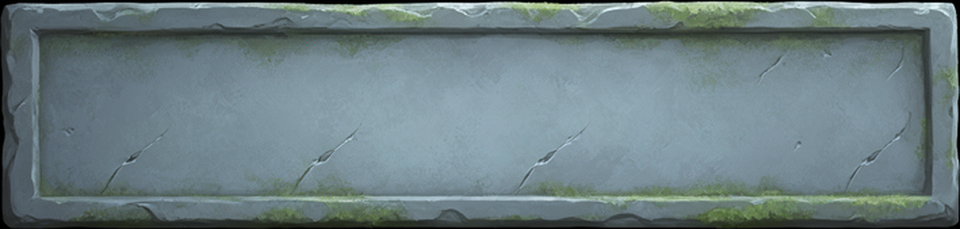
#> input picture App/Assets/Art/Panels/panel_stone.png, 960 x 229 px, found by its file name
$ python bake_store_rows.py
#> lines starting #> are read from the running program, lines starting #| are printed output that depends on the picture
# Bakes each store item's Name/Description/Price directly onto its own copy
# of the stone slab, one PNG per item per language (fixed catalog in
# StoreDatabase.cs - same "static content set, bake once" reasoning already
# used for enemy/player cards and the gem buttons). Sized generously per
# "hard to read on a phone" feedback on the old runtime-Text sizes - err
# larger, since a screenshot on a monitor reads bigger than the same pixels
# on a small handheld screen.
from PIL import Image, ImageDraw, ImageFont
import os

STONE_PATH = r"C:\Dev\Baraja\App\Assets\Art\Panels\panel_stone.png"
TITLE_FONT_PATH = r"C:\Dev\Baraja\App\Assets\Fonts\CinzelDecorative-Bold.ttf"
BODY_FONT_PATH = r"C:\Dev\Baraja\App\Assets\Fonts\CrimsonText-SemiBold.ttf"
OUT_DIR = r"C:\Dev\Baraja\design\store_rows_baked"

# Baked at 2x the on-screen display size (960x229) so the text stays crisp
# on a high-DPI phone screen instead of upscaling a 1:1-resolution bake.
SCALE = 2
CANVAS_W, CANVAS_H = 960 * SCALE, 229 * SCALE
DARK_TEXT = (30, 28, 28)
DESC_TEXT = (60, 56, 56)
PRICE_TEXT = (140, 97, 13)

# Right column (x >= 680) is reserved for the runtime Buy button, which sits
# on top of this baked image at runtime, vertically centered right side -
# Price bakes into the strip above it instead of colliding with it.
LEFT_MARGIN = 50 * SCALE
LEFT_MAX_W = 610 * SCALE   # name/desc column width
PRICE_RIGHT = 910 * SCALE  # matches the Buy button's own right edge (anchoredPosition -50)
PRICE_TOP = 20 * SCALE     # clear of the stone's carved top border (measured: $ ascender clipped at 8)
PRICE_MAX_H = 38 * SCALE   # still clears the Buy button's top edge (~63px down) with margin

ITEMS = [
    dict(id="remove_ads", price_es="$2.99", price_en="$2.99",
         name_es="Quitar Anuncios", name_en="Remove Ads",
         desc_es="Elimina todos los anuncios para siempre.",
         desc_en="Turns off all ads, forever."),
    dict(id="petals_small", price_es="$0.99", price_en="$0.99",
         name_es="Bolsa de Pétalos Pequeña", name_en="Small Petal Pouch",
         desc_es="100 Pétalos de Cempasúchil.", desc_en="100 Marigold Petals."),
    dict(id="petals_medium", price_es="$4.99", price_en="$4.99",
         name_es="Bolsa de Pétalos Mediana", name_en="Medium Petal Pouch",
         desc_es="600 Pétalos de Cempasúchil.", desc_en="600 Marigold Petals."),
    dict(id="petals_large", price_es="$9.99", price_en="$9.99",
         name_es="Bolsa de Pétalos Grande", name_en="Large Petal Pouch",
         desc_es="1400 Pétalos de Cempasúchil.", desc_en="1400 Marigold Petals."),
    dict(id="revive_token", price_es="$1.99", price_en="$1.99",
         name_es="Bendición de Catrina", name_en="Catrina's Blessing",
         desc_es="Continúa una vez tras caer en combate.",
         desc_en="Continue once after falling in combat."),
    dict(id="cardback_rainbow", price_es="150 Pétalos", price_en="150 Petals",
         name_es="Reverso Catrina Arcoíris", name_en="Rainbow Catrina Back",
         desc_es="Reverso de carta cosmético.", desc_en="Cosmetic card back."),
    dict(id="cardback_gold", price_es="150 Pétalos", price_en="150 Petals",
         name_es="Reverso Reliquia Dorada", name_en="Golden Relic Back",
         desc_es="Reverso de carta cosmético.", desc_en="Cosmetic card back."),
    dict(id="cardback_silver", price_es="150 Pétalos", price_en="150 Petals",
         name_es="Reverso Plata Mortal", name_en="Silver Death Back",
         desc_es="Reverso de carta cosmético.", desc_en="Cosmetic card back."),
]


def text_wh(draw, text, font):
    bbox = draw.textbbox((0, 0), text, font=font)
    return bbox[2] - bbox[0], bbox[3] - bbox[1], bbox


def fit_size(draw, texts, font_path, max_w, max_h, start=60):
#> called with max_w = 1220, max_h = 100, start = 92
    size = start
    while size > 10:
        font = ImageFont.truetype(font_path, size)
        if all(text_wh(draw, t, font)[0] <= max_w and text_wh(draw, t, font)[1] <= max_h for t in texts):
            return size, font
        size -= 2
    return size, ImageFont.truetype(font_path, size)


def main():
    probe = Image.new("RGB", (10, 10))
    pd = ImageDraw.Draw(probe)

    all_names = [it[f"name_{lang}"] for it in ITEMS for lang in ("es", "en")]
    all_descs = [it[f"desc_{lang}"] for it in ITEMS for lang in ("es", "en")]
    all_prices = [it[f"price_{lang}"] for it in ITEMS for lang in ("es", "en")]

    name_size, name_font = fit_size(pd, all_names, TITLE_FONT_PATH, LEFT_MAX_W, 50 * SCALE, start=46 * SCALE)
    desc_size, desc_font = fit_size(pd, all_descs, BODY_FONT_PATH, LEFT_MAX_W, 40 * SCALE, start=38 * SCALE)
    price_size, price_font = fit_size(pd, all_prices, TITLE_FONT_PATH, 260 * SCALE, PRICE_MAX_H, start=40 * SCALE)
    print(f"name={name_size} desc={desc_size} price={price_size}")

    os.makedirs(OUT_DIR, exist_ok=True)
    for item in ITEMS:
        for lang in ("es", "en"):
            bg = Image.open(STONE_PATH).convert("RGB").resize((CANVAS_W, CANVAS_H), Image.LANCZOS)
            d = ImageDraw.Draw(bg)

            name = item[f"name_{lang}"]
            desc = item[f"desc_{lang}"]
            price = item[f"price_{lang}"]

            # Name+Desc are vertically centered as a block on the row's own
            # center (matching the Buy button's centering) instead of
            # pinned near the top - pinning left ~40% of the slab as dead
            # empty space below the text, which read as unbalanced.
            gap = 18 * SCALE
            nw, nh, nbbox = text_wh(d, name, name_font)
#> nw = 734; nh = 82; nbbox = (0, 16, 734, 98)
            dw, dh, dbbox = text_wh(d, desc, desc_font)
#> dw = 1192; dh = 56; dbbox = (0, 10, 1192, 66)
            block_h = nh + gap + dh
#> block_h = 174
            name_y = (CANVAS_H - block_h) / 2
#> name_y = 142
            desc_y = name_y + nh + gap
#> desc_y = 260
            d.text((LEFT_MARGIN - nbbox[0], name_y - nbbox[1]), name, font=name_font, fill=DARK_TEXT)
            d.text((LEFT_MARGIN - dbbox[0], desc_y - dbbox[1]), desc, font=desc_font, fill=DESC_TEXT)

            pw, ph, pbbox = text_wh(d, price, price_font)
#> pw = 229; ph = 73; pbbox = (0, 14, 229, 87)
            d.text((PRICE_RIGHT - pw - pbbox[0], PRICE_TOP - pbbox[1]), price, font=price_font, fill=PRICE_TEXT)

            out_path = os.path.join(OUT_DIR, f"{item['id']}_{lang}.png")
            bg.save(out_path)
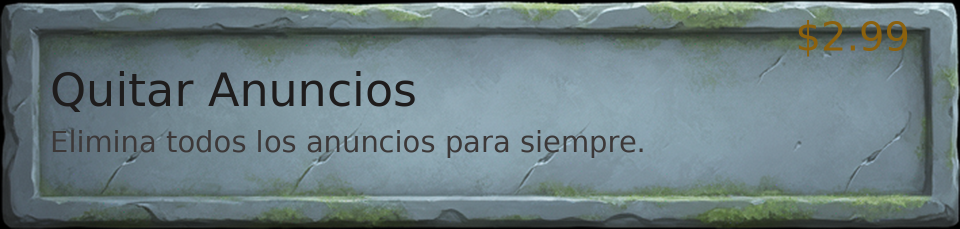
#> saved as remove_ads_es.png: PIL image 1920x458 RGB (shown at 1/2 size); mean R, G, B 106, 123.4, 127
    print(f"Baked {len(ITEMS) * 2} store row images to {OUT_DIR}")


if __name__ == "__main__":
    main()
